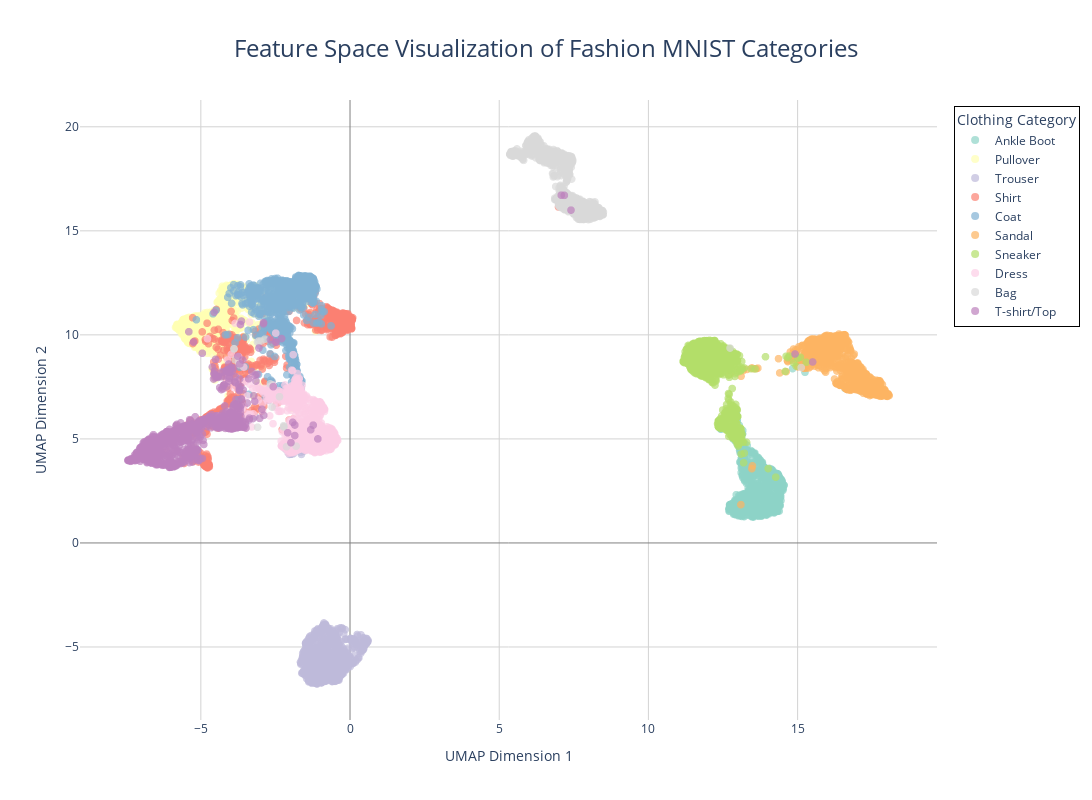

Notebook code cell kept with this figure:
### Code cell
import plotly.express as px
import pandas as pd
import numpy as np

# Create a DataFrame with our data
df = pd.DataFrame({
    'UMAP1': embedding[:, 0],
    'UMAP2': embedding[:, 1],
    'Category': [class_names[l] for l in labels]
})

# Create an enhanced interactive plot
fig = px.scatter(
    df,
    x='UMAP1',
    y='UMAP2',
    color='Category',
    title='Feature Space Visualization of Fashion MNIST Categories',
    template='plotly_white',
    color_discrete_sequence=px.colors.qualitative.Set3,  # More distinguishable color palette
    hover_data=['Category'],
    width=1200,
    height=800
)

# Enhance the layout
fig.update_layout(
    title={
        'text': 'Feature Space Visualization of Fashion MNIST Categories',
        'y':0.95,
        'x':0.5,
        'xanchor': 'center',
        'yanchor': 'top',
        'font': dict(size=24)
    },
    legend_title_text='Clothing Category',
    legend=dict(
        yanchor="top",
        y=0.99,
        xanchor="left",
        x=1.02,
        bordercolor="Black",
        borderwidth=1
    ),
    plot_bgcolor='white',
    showlegend=True
)

# Enhance the axes
fig.update_xaxes(
    title_text='UMAP Dimension 1',
    showgrid=True,
    gridwidth=1,
    gridcolor='lightgray',
    zeroline=True,
    zerolinewidth=1,
    zerolinecolor='gray'
)

fig.update_yaxes(
    title_text='UMAP Dimension 2',
    showgrid=True,
    gridwidth=1,
    gridcolor='lightgray',
    zeroline=True,
    zerolinewidth=1,
    zerolinecolor='gray'
)

# Update marker properties
fig.update_traces(
    marker=dict(size=8, opacity=0.7),
    selector=dict(mode='markers')
)

fig.show()

# Add an annotation explaining the visualization
text_annotation = """
This visualization shows how our CNN model understands different clothing categories in Fashion MNIST.
Points that are closer together represent items that the model sees as similar.
Clear separation between clusters indicates the model can distinguish these categories well.
"""

### Figure 1 — Plotly figure (JSON) as saved in the notebook; plotly's stock layout.template omitted (floating-point values rounded to 4 significant figures; data arrays with more than 128 entries replaced by an {"elided": "..."} marker saying what was removed)
{"data": [{"customdata": {"elided": "1000x1 str values"}, "hovertemplate": "Category=%{customdata[0]}<br>UMAP1=%{x}<br>UMAP2=%{y}<extra></extra>", "legendgroup": "Ankle Boot", "marker": {"color": "rgb(141,211,199)", "opacity": 0.7, "size": 8, "symbol": "circle"}, "mode": "markers", "name": "Ankle Boot", "showlegend": true, "type": "scattergl", "x": {"elided": "1000 float values"}, "xaxis": "x", "y": {"elided": "1000 float values"}, "yaxis": "y"}, {"customdata": {"elided": "1000x1 str values"}, "hovertemplate": "Category=%{customdata[0]}<br>UMAP1=%{x}<br>UMAP2=%{y}<extra></extra>", "legendgroup": "Pullover", "marker": {"color": "rgb(255,255,179)", "opacity": 0.7, "size": 8, "symbol": "circle"}, "mode": "markers", "name": "Pullover", "showlegend": true, "type": "scattergl", "x": {"elided": "1000 float values"}, "xaxis": "x", "y": {"elided": "1000 float values"}, "yaxis": "y"}, {"customdata": {"elided": "1000x1 str values"}, "hovertemplate": "Category=%{customdata[0]}<br>UMAP1=%{x}<br>UMAP2=%{y}<extra></extra>", "legendgroup": "Trouser", "marker": {"color": "rgb(190,186,218)", "opacity": 0.7, "size": 8, "symbol": "circle"}, "mode": "markers", "name": "Trouser", "showlegend": true, "type": "scattergl", "x": {"elided": "1000 float values"}, "xaxis": "x", "y": {"elided": "1000 float values"}, "yaxis": "y"}, {"customdata": {"elided": "1000x1 str values"}, "hovertemplate": "Category=%{customdata[0]}<br>UMAP1=%{x}<br>UMAP2=%{y}<extra></extra>", "legendgroup": "Shirt", "marker": {"color": "rgb(251,128,114)", "opacity": 0.7, "size": 8, "symbol": "circle"}, "mode": "markers", "name": "Shirt", "showlegend": true, "type": "scattergl", "x": {"elided": "1000 float values"}, "xaxis": "x", "y": {"elided": "1000 float values"}, "yaxis": "y"}, {"customdata": {"elided": "1000x1 str values"}, "hovertemplate": "Category=%{customdata[0]}<br>UMAP1=%{x}<br>UMAP2=%{y}<extra></extra>", "legendgroup": "Coat", "marker": {"color": "rgb(128,177,211)", "opacity": 0.7, "size": 8, "symbol": "circle"}, "mode": "markers", "name": "Coat", "showlegend": true, "type": "scattergl", "x": {"elided": "1000 float values"}, "xaxis": "x", "y": {"elided": "1000 float values"}, "yaxis": "y"}, {"customdata": {"elided": "1000x1 str values"}, "hovertemplate": "Category=%{customdata[0]}<br>UMAP1=%{x}<br>UMAP2=%{y}<extra></extra>", "legendgroup": "Sandal", "marker": {"color": "rgb(253,180,98)", "opacity": 0.7, "size": 8, "symbol": "circle"}, "mode": "markers", "name": "Sandal", "showlegend": true, "type": "scattergl", "x": {"elided": "1000 float values"}, "xaxis": "x", "y": {"elided": "1000 float values"}, "yaxis": "y"}, {"customdata": {"elided": "1000x1 str values"}, "hovertemplate": "Category=%{customdata[0]}<br>UMAP1=%{x}<br>UMAP2=%{y}<extra></extra>", "legendgroup": "Sneaker", "marker": {"color": "rgb(179,222,105)", "opacity": 0.7, "size": 8, "symbol": "circle"}, "mode": "markers", "name": "Sneaker", "showlegend": true, "type": "scattergl", "x": {"elided": "1000 float values"}, "xaxis": "x", "y": {"elided": "1000 float values"}, "yaxis": "y"}, {"customdata": {"elided": "1000x1 str values"}, "hovertemplate": "Category=%{customdata[0]}<br>UMAP1=%{x}<br>UMAP2=%{y}<extra></extra>", "legendgroup": "Dress", "marker": {"color": "rgb(252,205,229)", "opacity": 0.7, "size": 8, "symbol": "circle"}, "mode": "markers", "name": "Dress", "showlegend": true, "type": "scattergl", "x": {"elided": "1000 float values"}, "xaxis": "x", "y": {"elided": "1000 float values"}, "yaxis": "y"}, {"customdata": {"elided": "1000x1 str values"}, "hovertemplate": "Category=%{customdata[0]}<br>UMAP1=%{x}<br>UMAP2=%{y}<extra></extra>", "legendgroup": "Bag", "marker": {"color": "rgb(217,217,217)", "opacity": 0.7, "size": 8, "symbol": "circle"}, "mode": "markers", "name": "Bag", "showlegend": true, "type": "scattergl", "x": {"elided": "1000 float values"}, "xaxis": "x", "y": {"elided": "1000 float values"}, "yaxis": "y"}, {"customdata": {"elided": "1000x1 str values"}, "hovertemplate": "Category=%{customdata[0]}<br>UMAP1=%{x}<br>UMAP2=%{y}<extra></extra>", "legendgroup": "T-shirt/Top", "marker": {"color": "rgb(188,128,189)", "opacity": 0.7, "size": 8, "symbol": "circle"}, "mode": "markers", "name": "T-shirt/Top", "showlegend": true, "type": "scattergl", "x": {"elided": "1000 float values"}, "xaxis": "x", "y": {"elided": "1000 float values"}, "yaxis": "y"}], "layout": {"height": 800, "legend": {"bordercolor": "Black", "borderwidth": 1, "title": {"text": "Clothing Category"}, "tracegroupgap": 0, "x": 1.02, "xanchor": "left", "y": 0.99, "yanchor": "top"}, "plot_bgcolor": "white", "showlegend": true, "title": {"font": {"size": 24}, "text": "Feature Space Visualization of Fashion MNIST Categories", "x": 0.5, "xanchor": "center", "y": 0.95, "yanchor": "top"}, "width": 1200, "xaxis": {"anchor": "y", "domain": [0, 1], "gridcolor": "lightgray", "gridwidth": 1, "showgrid": true, "title": {"text": "UMAP Dimension 1"}, "zeroline": true, "zerolinecolor": "gray", "zerolinewidth": 1}, "yaxis": {"anchor": "x", "domain": [0, 1], "gridcolor": "lightgray", "gridwidth": 1, "showgrid": true, "title": {"text": "UMAP Dimension 2"}, "zeroline": true, "zerolinecolor": "gray", "zerolinewidth": 1}}}
